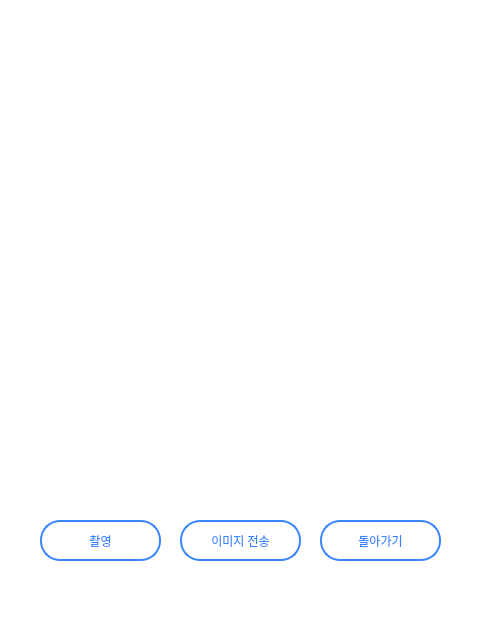
<?xml version="1.0" encoding="UTF-8"?>
<ui version="4.0">
 <class>Dialog</class>
 <widget class="QDialog" name="Dialog">
  <property name="geometry">
   <rect>
    <x>0</x>
    <y>0</y>
    <width>480</width>
    <height>640</height>
   </rect>
  </property>
  <property name="windowTitle">
   <string>Dialog</string>
  </property>
  <property name="styleSheet">
   <string notr="true">background-color: rgb(255, 255, 255);</string>
  </property>
  <widget class="QLabel" name="video">
   <property name="geometry">
    <rect>
     <x>20</x>
     <y>150</y>
     <width>431</width>
     <height>331</height>
    </rect>
   </property>
   <property name="text">
    <string/>
   </property>
  </widget>
  <widget class="QPushButton" name="cap_btn">
   <property name="geometry">
    <rect>
     <x>40</x>
     <y>520</y>
     <width>121</width>
     <height>41</height>
    </rect>
   </property>
   <property name="styleSheet">
    <string notr="true">QPushButton{
	color: rgb(58, 134, 255);
	background-color: white;
	border: 2px solid rgb(58, 134, 255);
	border-radius: 20px;
}</string>
   </property>
   <property name="text">
    <string>촬영</string>
   </property>
  </widget>
  <widget class="QPushButton" name="exit_btn">
   <property name="geometry">
    <rect>
     <x>320</x>
     <y>520</y>
     <width>121</width>
     <height>41</height>
    </rect>
   </property>
   <property name="styleSheet">
    <string notr="true">QPushButton{
	color: rgb(58, 134, 255);
	background-color: white;
	border: 2px solid rgb(58, 134, 255);
	border-radius: 20px;
}</string>
   </property>
   <property name="text">
    <string>돌아가기</string>
   </property>
  </widget>
  <widget class="QPushButton" name="send_btn">
   <property name="geometry">
    <rect>
     <x>180</x>
     <y>520</y>
     <width>121</width>
     <height>41</height>
    </rect>
   </property>
   <property name="styleSheet">
    <string notr="true">QPushButton{
	color: rgb(58, 134, 255);
	background-color: white;
	border: 2px solid rgb(58, 134, 255);
	border-radius: 20px;
}</string>
   </property>
   <property name="text">
    <string>이미지 전송</string>
   </property>
  </widget>
  <widget class="QLabel" name="label_3">
   <property name="geometry">
    <rect>
     <x>160</x>
     <y>10</y>
     <width>131</width>
     <height>111</height>
    </rect>
   </property>
   <property name="text">
    <string/>
   </property>
   <property name="pixmap">
    <pixmap>../ui_img/title.png</pixmap>
   </property>
   <property name="scaledContents">
    <bool>true</bool>
   </property>
  </widget>
 </widget>
 <resources/>
 <connections/>
</ui>
